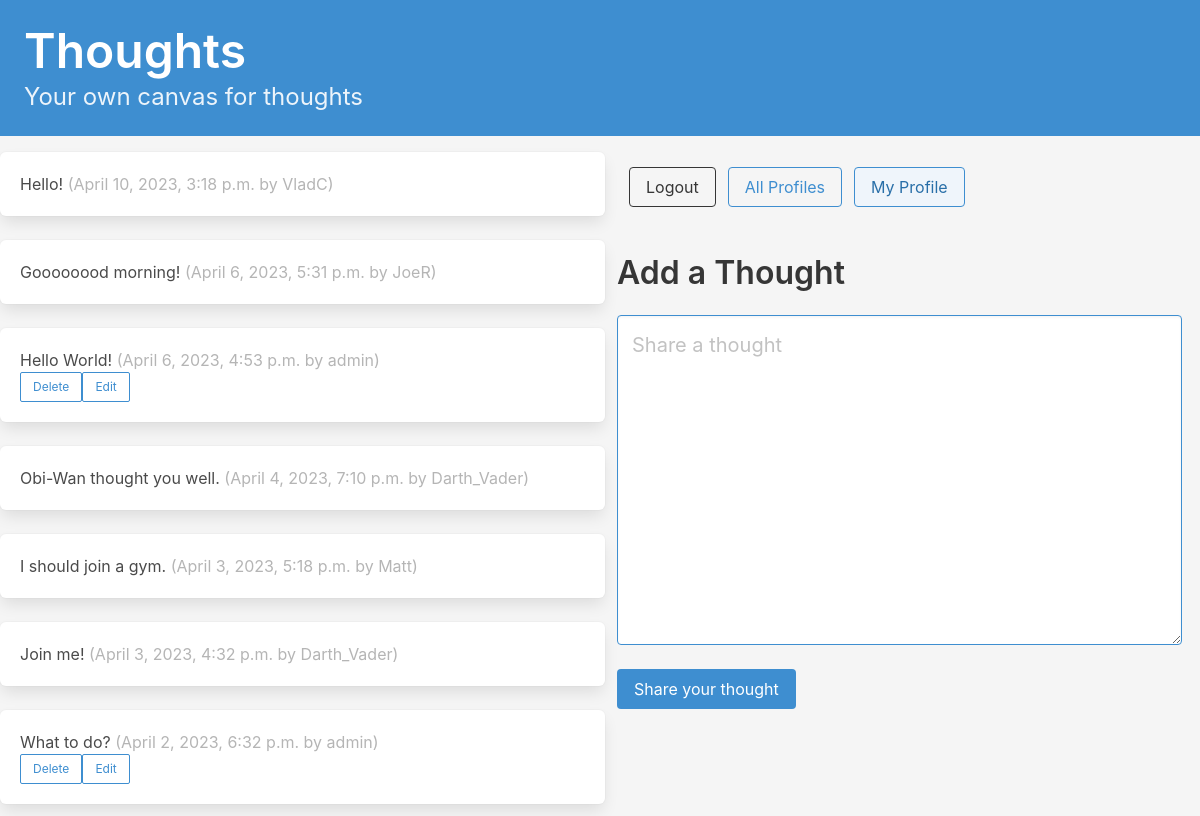
The page / (signed in) on the database as committed earlier.
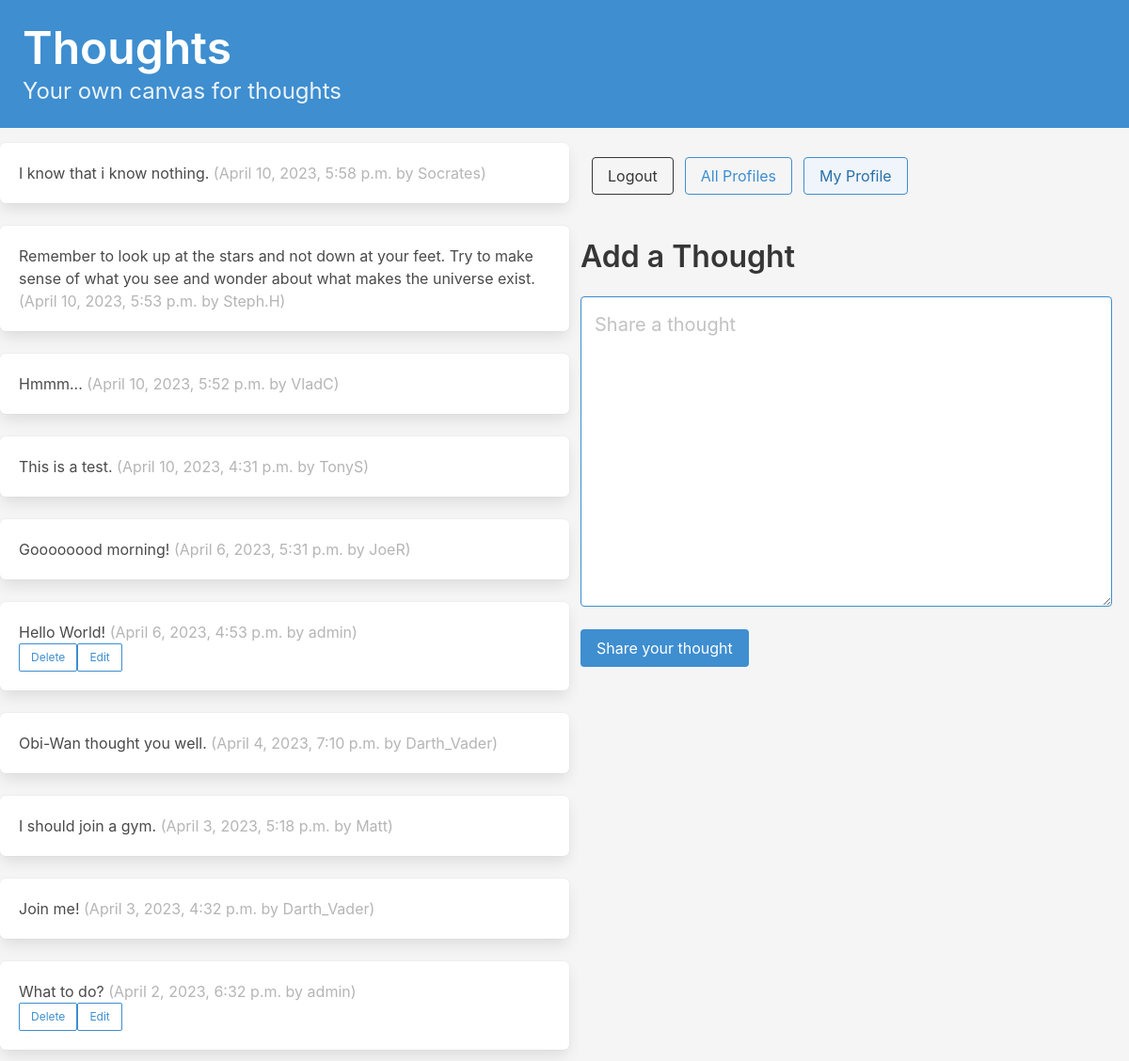
The same page on the database as committed later.
### socialapp/models.py (models this page shows, shortened)
class Thought(models.Model):
    profile = models.ForeignKey(
        Profile, related_name="thoughts", on_delete=models.DO_NOTHING)
    body = models.CharField(max_length=200)
    created_at = models.DateTimeField(auto_now_add=True)
    user = Profile
    class Meta:
        ordering = ['-created_at']

class Profile(models.Model):
    user = models.OneToOneField(User, on_delete=models.CASCADE)
    follows = models.ManyToManyField(
        'self',
        related_name='followed_by',
        symmetrical=False,
        blank=True
    )

### socialapp/views.py (the view)
# urls.py: path('', dashboard, name='dashboard'),
@login_required
def dashboard(request):
    form = ThoughtForm(request.POST or None)
    profile = Profile.objects.filter(user=request.user).get()
    if request.method == "POST":
        if form.is_valid():
            thoughts = form.save(commit=False)
            thoughts.profile = profile
            thoughts.save()
            return redirect("socialapp:dashboard")
    profiles = list(profile.follows.all())
    profiles.append(profile)
    followed_thoughts = Thought.objects.filter(
        profile__in=profiles
    ).order_by("-created_at")
    return render(request, 'socialapp/dashboard.html', {"form": form, "thoughts": list(followed_thoughts), "profile": profile})

### socialapp/forms.py
class ThoughtForm(forms.ModelForm):
    body = forms.CharField(
        required=True,
        widget=forms.widgets.Textarea(
            attrs={
                "placeholder": "Share a thought ",
                "class": "textarea is-info is-medium"
            }
        ),
        label="",
    )
    class Meta:
        model = Thought
        exclude = ("profile", )

### socialapp/templates/socialapp/dashboard.html (shortened to what this page needs)
{% extends "index.html" %}
{% block content %}
<div class="column">
    {% for thought in thoughts %}
    <div class="box">
        {{ thought.body }}
        <span class="is-small has-text-grey-light">({{ thought.created_at }} by {{ thought.profile.user.username }})</span>
        {% if thought.profile == profile %}
        <div class="field is-grouped">
            <form action='{% url "socialapp:delete_thought" thought.id%}' method="POST">
                <button class="button is-info is-outlined is-small">Delete</button>
            </form>
            <form action='{% url "socialapp:edit_thought" thought.id%}' method="EDIT">
                <button class="button is-info is-outlined is-small">Edit</button>
            </form>
        </div>
        {% endif %}
    </div>
    {% endfor %}
</div>
<div class="block">
    {% if user.is_authenticated %}
    <div class="field is-grouped" style="margin-top:27px">
        <p class="control">
        <div class="block">
            <form action='{% url "logout" %}'>
                <button class="button is-dark is-outlined is-fullwidth is-normal ">Logout</button>
            </form>
        </div>
        {% else %}
        <a href="{% url 'socialapp:dashboard' %} "></a>
        {% endif %}
        </p>
        <p class="control">
        <div class="block">
            {% if user.is_authenticated %}
            <a href="{% url 'socialapp:list_of_profiles' %} ">
                <button class="button is-info is-outlined is-fullwidth is-normal ">All Profiles</button>
            </a>
            {% else %}
            <a href="{% url 'login' %}"></a>
            {% endif %}
        </div>
        </p>
        <p class="control">
        <div class="block">
            {% if user.is_authenticated %}
            <a href="{% url 'socialapp:profile' request.user.profile.id %} ">
                <button class="button is-info is-light is-outlined is-right">My Profile</button>
            </a>
            {% endif %}
        </div>
        </p>
    </div>
    <div class="block">
        {% if user.is_authenticated %}
        <h2 class="title is-3 is-normal mt-5">Add a Thought</h2>
    </div>
    <div class="block" style="margin-right: 30px;">
        <form method="post">
            {{ form.as_p }}
            <button class="button is-info is-fullwidh is-normal mt-5" type="submit">Share your thought</button>
        </form>
        {% endif %}
    </div>
</div>
</div>
</div>
{% endblock content %}

### socialapp/templates/index.html (shortened to what this page needs)
<!DOCTYPE html>
<html lang="en">
<head>
    <link rel="stylesheet"
          href="https://cdn.jsdelivr.net/npm/bulma@0.9.3/css/bulma.min.css">
</head>
<body>
    <a href="{% url 'socialapp:dashboard' %}">
        <section class="hero is-small is-info is-light mb-4">
            <div class="hero-body">
                <h1 class="title is-1">Thoughts</h1>
                <p class="subtitle is-4">
                    Your own canvas for thoughts
                </p>
            </div>
        </section>
    </a>
    <div class="container-fluid">
        <div class="columns">
            {% block content %}
            {% endblock content %}
</body>
</html>

### socialapp/templates/index.html (style rules this page uses)
body { background-color: #f5f5f5; }

Rows that differ between the two databases and show on the page:
removed Thought: body "Hello!", created_at "April 10, 2023, 3:18 p.m.", profile.user.username "VladC"
added Thought: body "I know that i know nothing.", created_at "April 10, 2023, 5:58 p.m.", profile.user.username "Socrates"
added Thought: body "Remember to look up at the stars and not down at your feet. Try to make sense of what you see and wonder about what makes the universe exist.", created_at "April 10, 2023, 5:53 p.m.", profile.user.username "Steph.H"
added Thought: body "Hmmm...", created_at "April 10, 2023, 5:52 p.m.", profile.user.username "VladC"
added Thought: body "This is a test.", created_at "April 10, 2023, 4:31 p.m.", profile.user.username "TonyS"
